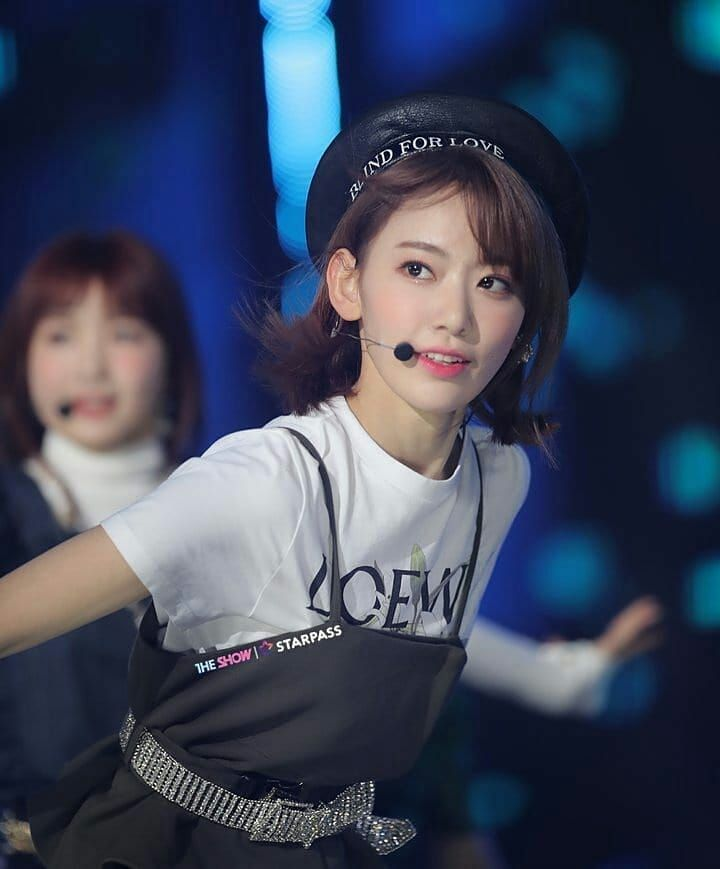
#> input picture PythonOpenCV/ImageData/s1/1.jpg, 720 x 869 px; its folder holds only this picture in this run
$ python FaceDetection-Image.py
#> lines starting #> are read from the running program, lines starting #| are printed output that depends on the picture
import cv2
import os
import numpy as np
subject = ['', 'Sakura', 'Nako']


def prepare_training_data(data_folder_path):
#> called with data_folder_path = 'ImageData'
    dirs = os.listdir(data_folder_path)
    faces = []
    labels = []
    for dir_name in dirs:
        if not dir_name.startswith('s'):
            continue
        label = int(dir_name.replace('s', ''))
        subject_dir_path = data_folder_path + '/' + dir_name
        subject_images_names = os.listdir(subject_dir_path)
        for image_name in subject_images_names:
            if image_name.startswith('.'):
                continue
            image_path = subject_dir_path + '/' + image_name
            image = cv2.imread(image_path)
#> image is the input picture: shape (869, 720, 3); mean B, G, R 88.3, 68.7, 61.4
            # cv2.imshow('Loading...', cv2.resize(image, (400, 500)))
            # cv2.waitKey(100)
            face, rect = detect_face(image)
#> in detect_face, `gray = cv2.cvtColor(img, cv2.COLOR_BGR2GRAY)`:
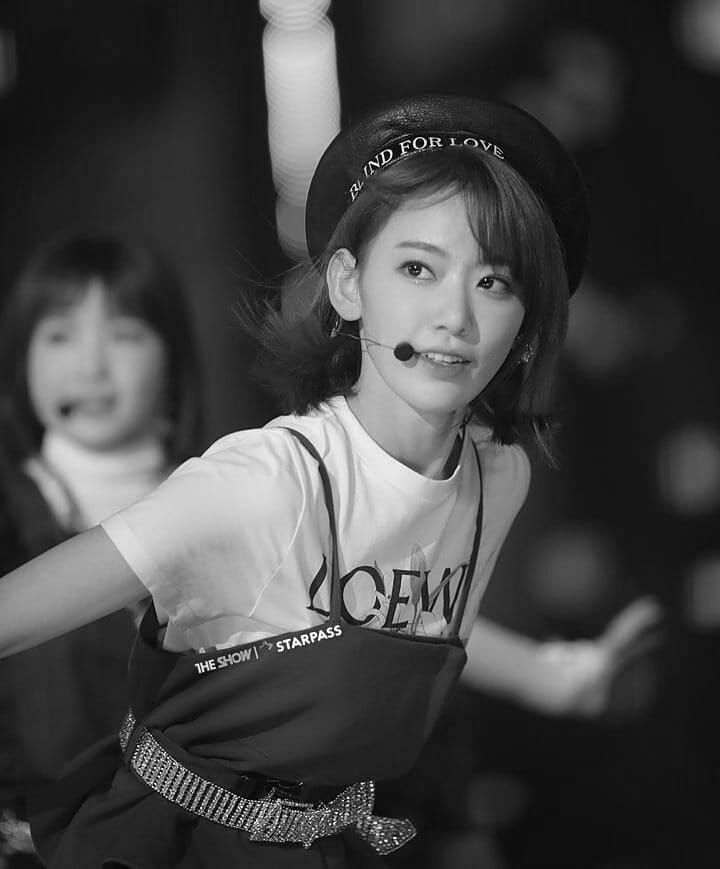
#> gray: shape (869, 720); min 0, max 255, mean 68.7
#> in detect_face, `faces = face_cascade.detectMultiScale(gray, scaleFactor=1.2, minNeighb..`: faces = [[12, 279, 159, 159], [337, 191, 213, 213]]
#> in detect_face, `(x, y, w, h) = faces[0]`: x = 12; y = 279; w = 159
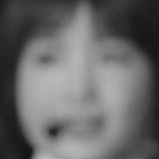
#> face: shape (159, 159); min 18, max 184, mean 104.3
#> rect = [12, 279, 159, 159]
            if face is not None:
                faces.append(face)
                labels.append(label)
#> pass 2 of the loop in prepare_training_data, `for dir_name in dirs:`:
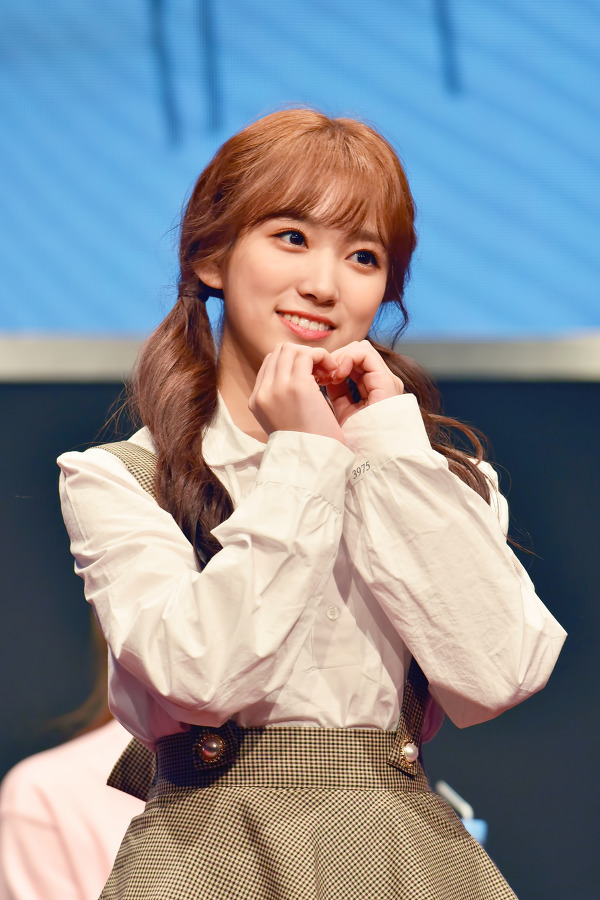
#> input picture PythonOpenCV/ImageData/s2/1.png, 600 x 900 px
#> in prepare_training_data, image is the input picture: shape (900, 600, 3); mean B, G, R 151.9, 144.2, 137.9
#> in detect_face (call 2), `gray = cv2.cvtColor(img, cv2.COLOR_BGR2GRAY)`:
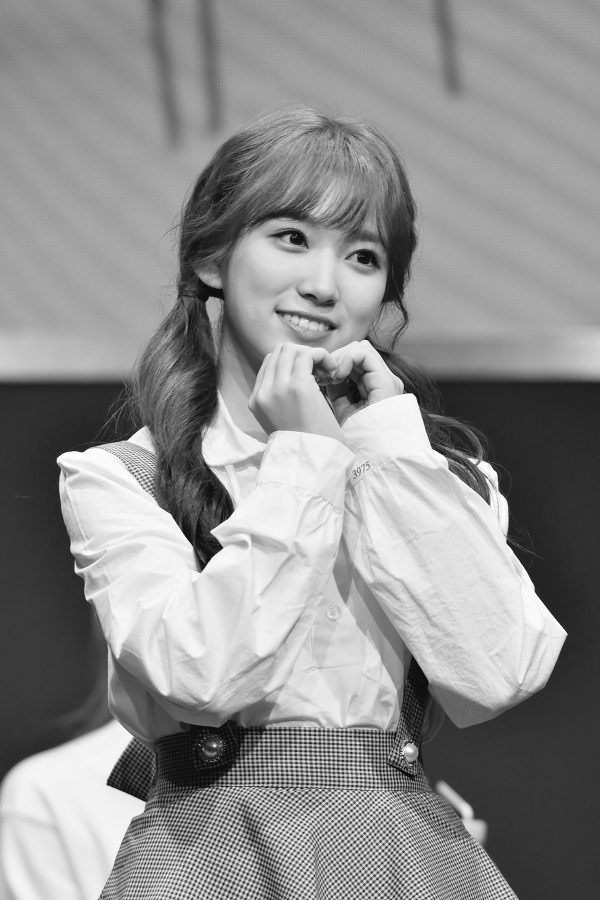
#> gray: shape (900, 600); min 3, max 255, mean 143.2
#> in detect_face (call 2), `faces = face_cascade.detectMultiScale(gray, scaleFactor=1.2, minNeighb..`: faces = ()
    cv2.destroyAllWindows()
    cv2.waitKey(1)
    cv2.destroyAllWindows()
    return faces, labels


def draw_rectangle(img, rect):
    (x, y, w, h) = rect
    cv2.rectangle(img, (x, y), (x + w, y + h), (0, 255, 0), 2)


def draw_text(img, text, x, y):
    cv2.putText(img, text, (x, y), cv2.FONT_HERSHEY_PLAIN, 1.5, (0, 255, 0), 2)


def detect_face(img):
    face_path = 'opencv/haarcascade_frontalface_default.xml'
    gray = cv2.cvtColor(img, cv2.COLOR_BGR2GRAY)
    face_cascade = cv2.CascadeClassifier(face_path)
    faces = face_cascade.detectMultiScale(gray, scaleFactor=1.2, minNeighbors=5)
    if len(faces) == 0:
        return None, None
    (x, y, w, h) = faces[0]
    return gray[y:y + h, x:x + h], faces[0]


def predict(test_img, faces, labels, face_recognizer):
    face_recognizer.train(faces, np.array(labels))
    img = test_img.copy()
    face, rect = detect_face(img)
    label, confidence = face_recognizer.predict(face)
    label_text = subject[label]
    draw_rectangle(img, rect)
    draw_text(img, label_text, rect[0], rect[1] - 5)
    return img


def main():
    print('データ準備....')
    faces, labels = prepare_training_data('ImageData')
#> faces = 1 item; labels = [1]
    print('画像トタル', len(faces))
#| 画像トタル 1
    print('ラベルトタル', len(labels))
#| ラベルトタル 1
    face_recognizer = cv2.face.LBPHFaceRecognizer_create()
    test_img = cv2.imread('ImageTesting/test2.jpg')
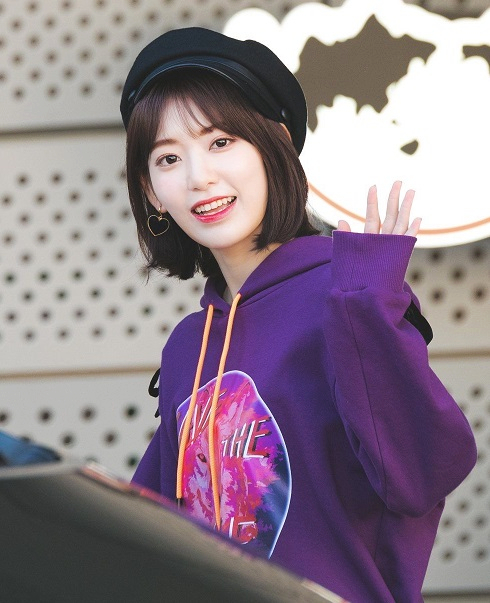
#> input picture PythonOpenCV/ImageTesting/test2.jpg, 490 x 603 px
#> test_img is the input picture: shape (603, 490, 3); mean B, G, R 137.9, 126, 141.3
    predicted_img = predict(test_img, faces, labels, face_recognizer)
#> in detect_face (call 3), `gray = cv2.cvtColor(img, cv2.COLOR_BGR2GRAY)`:
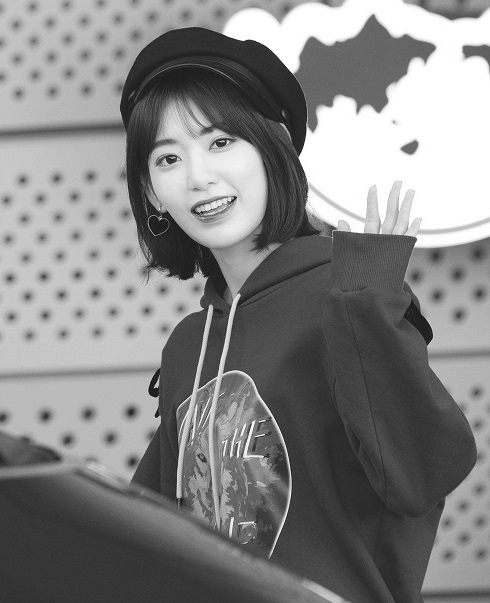
#> gray: shape (603, 490); min 11, max 255, mean 131.9
#> in detect_face (call 3), `faces = face_cascade.detectMultiScale(gray, scaleFactor=1.2, minNeighb..`: faces = [[120, 90, 160, 160]]
#> in detect_face (call 3), `(x, y, w, h) = faces[0]`: x = 120; y = 90; w = 160
#> in predict, `face, rect = detect_face(img)`:
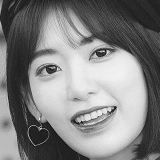
#> face: shape (160, 160); min 15, max 245, mean 129.5
#> in predict, `face, rect = detect_face(img)`: rect = [120, 90, 160, 160]
#> in predict, `label, confidence = face_recognizer.predict(face)`: label = 1; confidence = 151.8
#> in predict, `label_text = subject[label]`: label_text = 'Sakura'
#> in draw_rectangle, `(x, y, w, h) = rect`: x = 120; y = 90; w = 160
#> in draw_text, `cv2.putText(img, text, (x, y), cv2.FONT_HERSHEY_PLAIN, 1.5, (0, 255, 0..`:
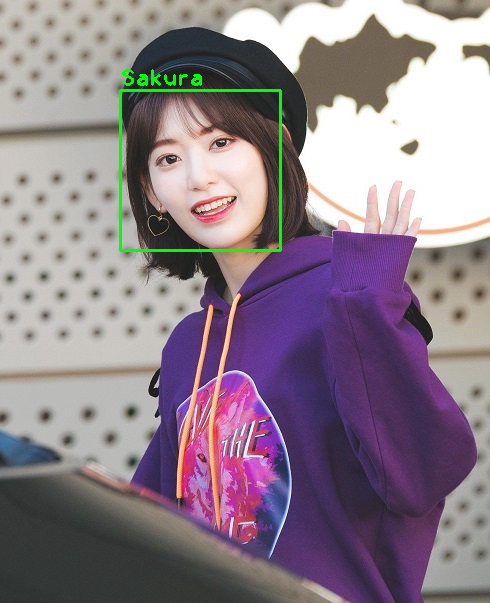
#> img: shape (603, 490, 3); mean B, G, R 137.3, 127.4, 140.6
    cv2.imshow('結果...', cv2.resize(predicted_img, (400, 500)))
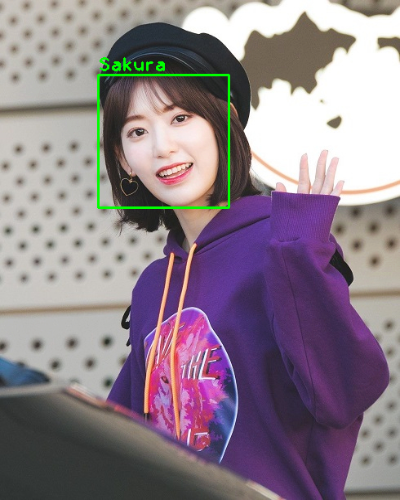
#> window '結果...': shape (500, 400, 3); mean B, G, R 137.2, 127.3, 140.5
    cv2.waitKey(0)
    cv2.destroyAllWindows()
    cv2.waitKey(1)
    cv2.destroyAllWindows()


if __name__ == '__main__':
    main()
